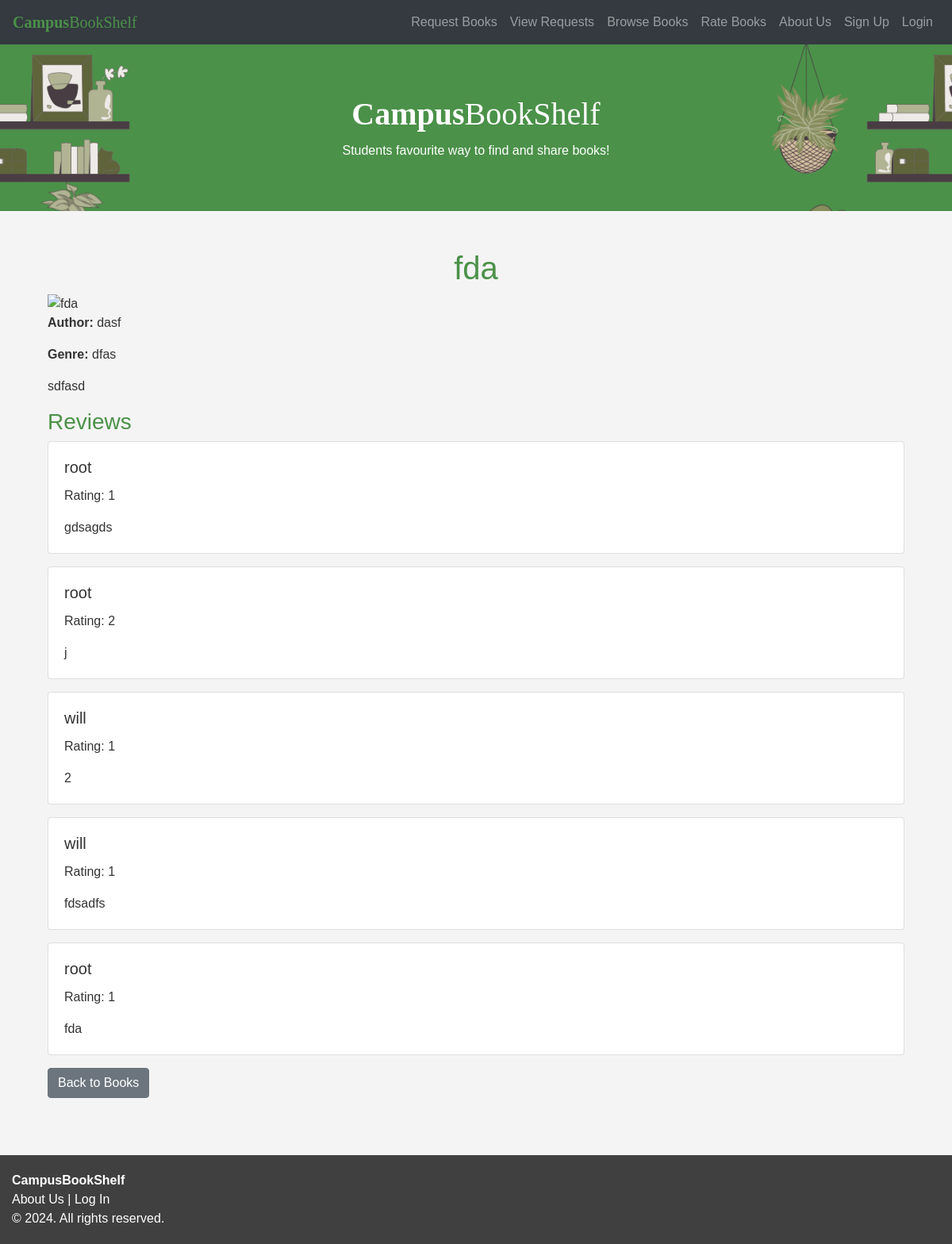
Screenshot of /book/1 with the database file from the repository.
### models.py (models this page shows, shortened)
class Book(db.Model):
    id = db.Column(db.Integer, primary_key=True)
    title = db.Column(db.String(150), nullable=False)
    author = db.Column(db.String(150), nullable=False)
    genre = db.Column(db.String(50), nullable=False)
    synopsis = db.Column(db.Text, nullable=True)
    image_url = db.Column(db.String(200), nullable=True)

class Review(db.Model):
    id = db.Column(db.Integer, primary_key=True)
    user_id = db.Column(db.Integer, db.ForeignKey('user.id'), nullable=False)
    book_id = db.Column(db.Integer, db.ForeignKey('book.id'), nullable=False)
    text = db.Column(db.Text, nullable=False)
    rating = db.Column(db.Integer, nullable=False)
    user = db.relationship('User', back_populates='reviews')
    book = db.relationship('Book', back_populates='reviews')

class User(db.Model, UserMixin):
    id = db.Column(db.Integer, primary_key=True)
    username = db.Column(db.String(150), unique=True, nullable=False)
    email = db.Column(db.String(150), unique=True, nullable=False)
    password_hash = db.Column(db.String(256), nullable=False)
    is_admin = db.Column(db.Boolean, default=False)

### book_routes.py (the view)
@book_bp.route('/book/<int:book_id>')
def get_book(book_id):
    book = db.session.get(Book, book_id)
    return render_template('book.html', book=book)

### templates/book.html (shortened to what this page needs)
{% extends 'base.html' %}
{% block content %}
<div class="container mt-5">
    <h1>{{ book.title }}</h1>
    <img src="{{ book.image_url }}" alt="{{ book.title }}" class="img-fluid">
    <p><strong>Author:</strong> {{ book.author }}</p>
    <p><strong>Genre:</strong> {{ book.genre }}</p>
    <p>{{ book.synopsis }}</p>
    <h3>Reviews</h3>
    {% if book.reviews %}
        {% for review in book.reviews %}
            <div class="card mb-3">
                <div class="card-body">
                    <h5 class="card-title">{{ review.user.username }}</h5>
                    <p class="card-text">Rating: {{ review.rating }}</p>
                    <p class="card-text">{{ review.text }}</p>
                </div>
            </div>
        {% endfor %}
    {% else %}
        <p>No reviews yet.</p>
    {% endif %}
    <a href="{{ url_for('book.get_books') }}" class="btn btn-secondary">Back to Books</a>
</div>
{% endblock %}

### templates/base.html (shortened to what this page needs)
<!DOCTYPE html>
<html>
<head>
    <link rel="stylesheet" href="https://stackpath.bootstrapcdn.com/bootstrap/4.4.1/css/bootstrap.min.css">
    <link rel="stylesheet" href="https://stackpath.bootstrapcdn.com/font-awesome/4.7.0/css/font-awesome.min.css">
    <link rel="stylesheet" href="https://maxcdn.bootstrapcdn.com/bootstrap/4.0.0/css/">
    <link rel="stylesheet" href="{{ url_for('static', filename='css/style.css') }}">
</head>
<body>
    <nav class="navbar navbar-expand-lg navbar-dark bg-dark navbar-custom">
        <a class="navbar-brand" id="logoHome" href="/">
            <span class="logo"><span class="font-campus">Campus</span>BookShelf</span>
        </a>
        <div class="collapse navbar-collapse" id="navbar">
            <div class="navbar-nav ml-auto">
                <a class="nav-item nav-link" id="requestBooks" href="/createRequest">Request Books</a>
                <a class="nav-item nav-link" id="viewRequests" href="/findRequests">View Requests</a>
                <a class="nav-item nav-link" id="browseBooks" href="/books">Browse Books</a>
                <a class="nav-item nav-link" id="rateBooks" href="/rate-books">Rate Books</a>
                <a class="nav-item nav-link" id="aboutUs" href="/about-us">About Us</a>
                {% if current_user.is_authenticated %}
                    {% if current_user.is_admin %}
                        <a class="nav-item nav-link" id="uploadBook" href="{{ url_for('admin.upload_book') }}">Upload Book</a>
                    {% endif %}
                    <a class="nav-item nav-link" id="logout" href="/logout">Logout</a>
                {% else %}
                    <a class="nav-item nav-link" id="signUp" href="/sign-up">Sign Up</a>
                    <a class="nav-item nav-link" id="login" href="/login">Login</a>
                {% endif %}
            </div>
        </div>
    </nav>
    <div class="mainGreeting">
        <img class="bannerImage" src="{{ url_for('static', filename='images/BannerBG4.png') }}" alt="CampusBookShelfBanner">
        <div class="mainText-container">
            <h1><span class="font-campus">Campus</span>BookShelf</h1>
            <p>Students favourite way to find and share books!</p>
        </div>
    </div>
    <main class="main-content mt-4">
        <div class="container">
            {% block content %}
            {% endblock %}
        </div>
    </main>
    <br>
    <br>
    <br>
    <footer class="footer">
        <div class="container">
            <a href="/" id="footerToHome">CampusBookShelf</a>
            <br>
            <a href="/about-us">About Us</a> | <a href="/login">Log In</a>
            <br>
            <span>&copy; 2024. All rights reserved.</span>
        </div>
    </footer>
</body>
</html>

### static/css/style.css (style rules this page uses)
body { font-family: Arial, sans-serif; margin: 0; padding: 0; background-color: #f4f4f4; color: #333; }
h1,h3 { color: #4b9149; }
h1 { text-align: center; }
#logoHome { color: #4b9149; }
.mainGreeting { position: relative; width: 100%; max-width: 2000px; margin: 0 auto; overflow: hidden; height: 210px; }
.bannerImage { display: block; width: 100%; }
.mainText-container { position: absolute; top: 50%; left: 50%; transform: translate(-50%, -50%); text-align: center; color: #fff; }
.mainText-container h1 { font-family: Georgia, 'Times New Roman', Times, serif; margin-bottom: 10px; color: white; }
.font-campus { font-weight: bold; }
.mainText-container p { font-size: 1em; margin: 0; }
.logo { font-family: Georgia, 'Times New Roman', Times, serif; }
.footer { background-color: hsl(0, 0%, 25%); color: #fff; padding: 20px 0; text-align: left; }
.footer .container { max-width: 1200px; margin: 0 auto; }
.footer a { color: #fff; text-decoration: none; }
#footerToHome { font-weight: bold; }

### rows the page displays
Book: title "fda", author "dasf", genre "dfas", synopsis "sdfasd"
Review: user.username "root", rating "1", text "gdsagds"
Review: user.username "root", rating "2", text "j"
Review: user.username "will", rating "1", text "2"
Review: user.username "will", rating "1", text "fdsadfs"
Review: user.username "root", rating "1", text "fda"
